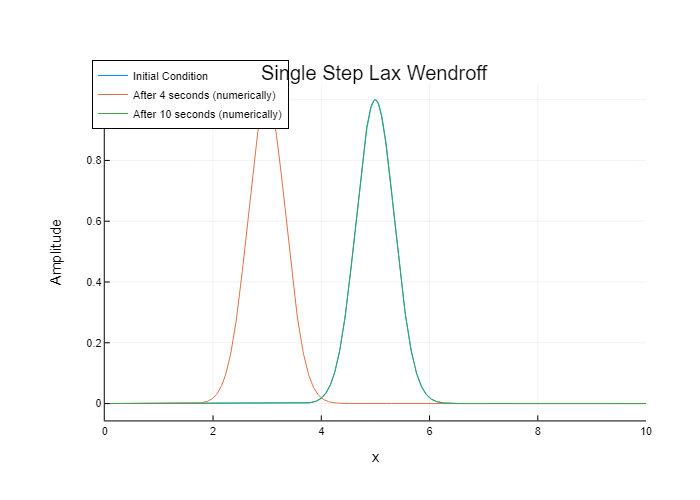

This chart was generated by the following Julia code:
using Plots
plotly(ticks=:native) # Allow to zoom and will adjust the grid

function LW(u, c)
    v = copy(u)
    v[1] = u[1] - (c / 2) * (u[2] - u[end]) + ((c^2) / 2) * (u[2] - 2 * u[1] + u[end])
    v[2:end-1] .= u[2:end-1] .- (c / 2) .* (u[3:end] .- u[1:end-2]) .+ ((c^2) / 2) .* (u[3:end] .- 2 .* u[2:end-1] .+ u[1:end-2])
    v[end] = u[end] - (c / 2) * (u[1] - u[end-1]) + ((c^2) / 2) * (u[1] - 2 * u[end] + u[end-1])
    return v
end

# Define the grid parameters
L = 10.0   # Length of the domain in the x direction 
Δx = 0.01  # Grid spacing in the x direction 
Nx = Int(L / Δx)   # Number of grid points in the x direction
c = 0.5   # Courant Numbers

# Define the physical parameters
α = 2   # Speed of Propagation

# Define the simulation parameters
sim_time = 4   # Total simulation time 
Δt = round(c * Δx / α, digits=4)  # time step size 
num_time_step = round(sim_time / Δt)   # Number of time steps

# Define the initial condition
x_values = range(0, stop=L, length=Nx)
u = exp.(-4 .* (x_values .- 5) .^ 2)
# Plot the initial condition
plot(xlabel="x", ylabel="Amplitude", title="Single Step Lax Wendroff", legend=:outertopleft, grid=true)
plot!(x_values, u, label="Initial Condition")

# Run the simulation
for j in 1:num_time_step
    global u = LW(u, c)
end

# Numerical
plot!(x_values, u, label="After $(sim_time) seconds (numerically)")

# Define the simulation parameters
sim_time_2 = 6   # Total simulation time 
num_time_step_2 = round(sim_time_2 / Δt)   # Number of time steps

# Run the simulation
for j in 1:num_time_step_2
    global u = LW(u, c)
end

# Numerical
plot!(x_values, u, label="After $(sim_time+sim_time_2) seconds (numerically)")
# png("1_Single Step Lax Wendroff")
